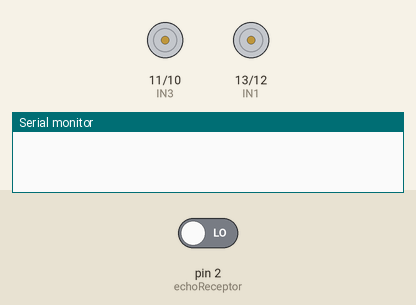
Simulated run of this sketch. Board: Arduino Uno, built with avr-gcc and run on an emulated ATmega328P. On the bench: motor-driver pin pairs drawn as motors (green arrow = first pin HIGH = forward, orange = second pin HIGH = backward, longer = more drive), the last lines printed to the serial monitor. Inputs (shaded band) come from the test bench; at power-on: pin 2 (echoReceptor) LOW.

Above: at 0.8 s.
At 1.9 s:
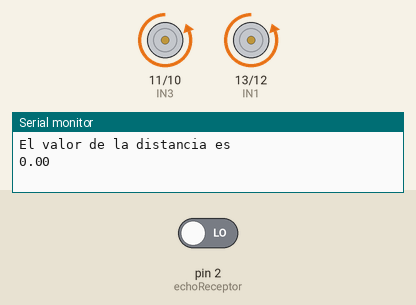
At 3.0 s:
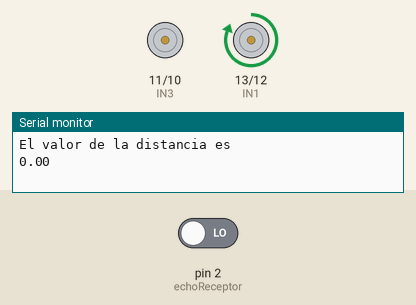
Timing chart, 0 to 6.2 s (numbered marks = the images above):
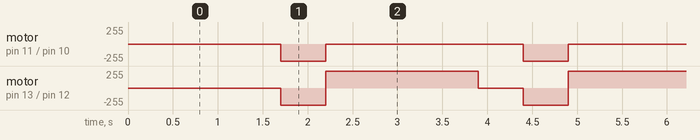

The sketch:

sr04.ino
```cpp
/*
  Nombre: Robot esquivaobstáculos
  Autor: Daniel Pascual Gallegos
  Fecha: Noviembre 2016
  Funcionalidad: Este subproyecto forma parte de la construcción de nuestro robot autónomo.
  En este subproyecto usaremos el driver L298n para gobernar 2 motores de CC que realizarán
  la parte mecánica de nuestro robot móvil.
  En este subproyecto nuestro robot irá recto y cuando encuentre un obstáculo a menos de 5 cm
  girará en sentido horario hasta que esquive el obstáculo y siga su camino
*/
// Definición de variables y constantes relacionadas con el motor izquierdo
const int IN1 = 13;  // Pin digital 13 para controlar sentido giro motor izquierdo
const int IN2 = 12;  // Pin digital 12 para controlar sentido giro motor izquierdo

// Definición de variables y constantes relacionadas con el motor derecho
const int IN3 = 11;  // Pin digital 11 para controlar sentido giro motor derecho
const int IN4 = 10;  // Pin digital 10 para controlar sentido giro motor derecho

// Este programa usará el sensor de ultrasonidos HCSR04
// para medir la distancia a la que se encuentran
// diferentes obstáculos en centímetros y mostrarlo por el puerto serie.
const int triggerEmisor = 3;
const int echoReceptor = 2;
const int valorUmbral = 20;
long tiempoEntrada;  // Almacena el tiempo de respuesta del sensor de entrada
float distanciaEntrada;  // Almacena la distancia en cm a la que se encuentra el objeto

// Función que se ejecuta una sola vez al cargar el programa
void setup()
{
  // Se declaran todos los pines como salidas
  pinMode (IN1, OUTPUT);
  pinMode (IN2, OUTPUT);
  pinMode (IN3, OUTPUT);
  pinMode (IN4, OUTPUT);

  pinMode(triggerEmisor,OUTPUT); // El emisor emite por lo que es configurado como salida
  pinMode(echoReceptor,INPUT);   // El receptor recibe por lo que es configurado como entrada
  Serial.begin(9600); // Inicia el puerto de comunicaciones en serie
}
// Función que se repite de manera periódica
void loop()
{
  sensorUltrasonidos();
  // Si el valor de la distancia es menor que 5 cm se para y sigue recto en caso contrario
  if(distanciaEntrada>valorUmbral)
  {

    robotAvance();
  }
  else
  {
    robotParar();
    delay(500);
    robotRetroceso();
    delay(500);
    robotDerecha ();
    delay(500);
  }
}
/*
 Función sensorUltrasonidos: para medir la longitud del pulso entrante.
 Mide el tiempo que transcurrido entre el envío del pulso ultrasónico
 y cuando el sensor recibe el rebote,
 es decir: desde que el pin echo empieza a recibir el rebote, HIGH,
 hasta que deja de hacerlo, LOW, la longitud del pulso entrante.
*/
void sensorUltrasonidos()
{
    // Se inicializa el sensor de infrasonidos
    digitalWrite(triggerEmisor,LOW);  // Para estabilizar
    delayMicroseconds(10);

    // Comenzamos las mediciones
    // Se envía una señal activando la salida trigger durante 10 microsegundos
    digitalWrite(triggerEmisor, HIGH);  // envío del pulso ultrasónico
    delayMicroseconds(10);
    tiempoEntrada=pulseIn(echoReceptor, HIGH);
    distanciaEntrada= int(0.017*tiempoEntrada); // Fórmula para calcular la distancia en cm
    Serial.println("El valor de la distancia es ");
    Serial.println(distanciaEntrada);
    delay(200);
}
/*
  Función robotAvance: esta función hará que ambos motores se activen a máxima potencia
  por lo que el robot avanzará hacia delante
*/
void robotAvance()
{
  // Motor izquierdo
  // Al mantener un pin HIGH y el otro LOW el motor gira en un sentido
  digitalWrite (IN1, HIGH);
  digitalWrite (IN2, LOW);
  // Motor derecho
  // Al mantener un pin HIGH y el otro LOW el motor gira en un sentido
  digitalWrite (IN3, HIGH);
  digitalWrite (IN4, LOW);
}
/*
  Función robotRetroceso: esta función hará que ambos motores se activen a máxima potencia
  en sentido contrario al anterior por lo que el robot avanzará hacia atrás
*/
void robotRetroceso()
{
  // Motor izquierdo
  // Al mantener un pin LOW y el otro HIGH el motor gira en sentido contrario al anterior
  digitalWrite (IN1, LOW);
  digitalWrite (IN2, HIGH);
  // Motor derecho
  // Al mantener un pin LOW y el otro HIGH el motor gira en sentido contrario al anterior
  digitalWrite (IN3, LOW);
  digitalWrite (IN4, HIGH);
}
/*
  Función robotDerecha: esta función acccionará el motor izquierdo y parará el derecho
  por lo que el coche girará hacia la derecha (sentido horario)
*/
void robotDerecha()
{
  //  Motor izquierdo
  // Se activa el motor izquierdo
  digitalWrite (IN1, HIGH);
  digitalWrite (IN2, LOW);
  // Motor derecho
  // Se para el motor derecho
  digitalWrite (IN3, LOW);
  digitalWrite (IN4, LOW);
}
/*
  Función robotIzquierda: esta función acccionará el motor derecho y parará el izquierdo
  por lo que el coche girará hacia la izquierda (sentido antihorario)
*/
void robotIzquierda ()
{
   //  Motor izquierdo
  // Se para el motor izquierdo
  digitalWrite (IN1, LOW);
  digitalWrite (IN2, LOW);
  // Motor derecho
  // Se activa el motor derecho
  digitalWrite (IN3, HIGH);
  digitalWrite (IN4, LOW);
}
/*
  Función robotParar: esta función parará ambos motores
  por lo que el robot se parará.
*/
void robotParar()
{
  // Motor izquierdo
  // Se para el motor izquierdo
  digitalWrite (IN1, LOW);
  digitalWrite (IN2, LOW);
  // Motor derecho
  // Se para el motor derecho
  digitalWrite (IN3, LOW);
  digitalWrite (IN4, LOW);
}
```

Measured:
- by itself, motor on pin 11 (IN3) / pin 10 (IN4): alternates backward 255/255 for 0.50 s and stopped for 2.2 s
- by itself, motor on pin 13 (IN1) / pin 12 (IN2): repeats every 2.7 s: forward 255/255 1.7 s, stopped 0.50 s, backward 255/255 0.50 s
